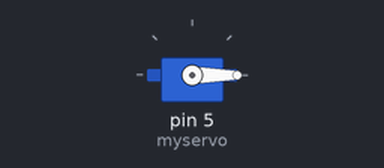
Bench run of a sketch on a simulated Arduino Uno, built with avr-gcc and run on an emulated ATmega328P. Shown: servo.

Above: at 0.05 s.
At 4.05 s:
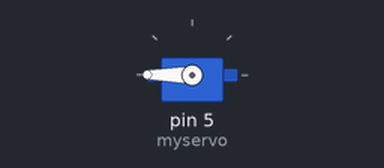
At 8.0 s:
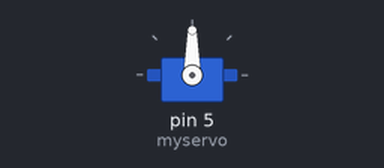
Timing chart, 0 to 10.4 s (numbered marks = the images above):
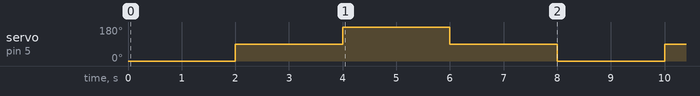

The sketch:

servo.ino
```cpp
#include <Servo.h>

Servo myservo;

void setup() {
  myservo.attach(5);


}

void loop() {
  myservo.write(0);
  delay(2000);

  myservo.write(90);
  delay(2000);

  myservo.write(180);
  delay(2000);

  myservo.write(90);
  delay(2000);
}
```

Measured:
- by itself, servo on pin 5 (myservo): repeats every 8.0 s: 180° 2.0 s, 90° 2.0 s, 0° 2.0 s, 90° 2.0 s
